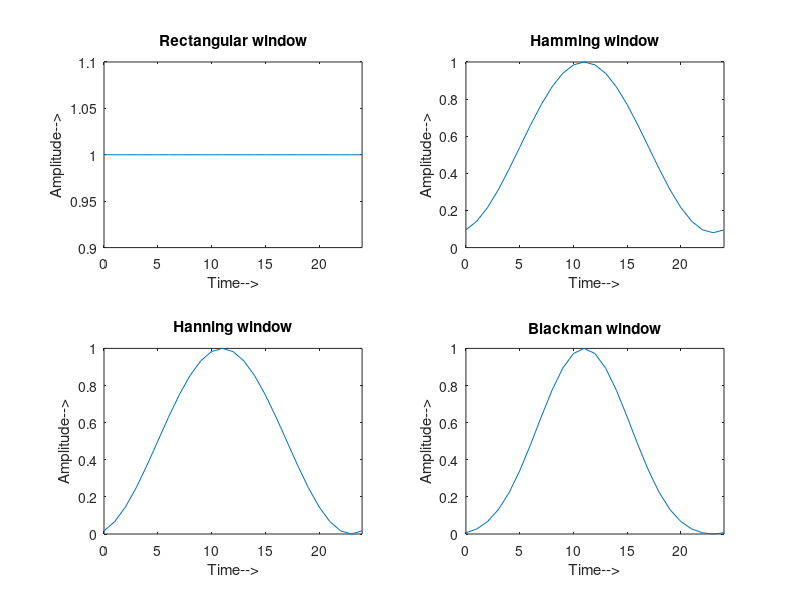
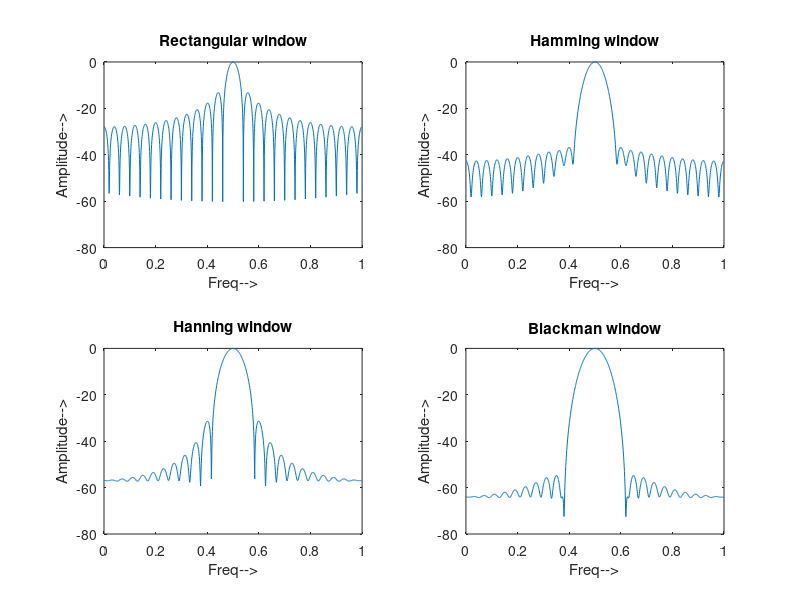

Source code (MATLAB) for these figures, in order:
clc
clear all
N = 25;
n=0:N-1;

for i=1:length(n)
    if(n(i)>=0)
        y(i) = 1;
    else 
        y(i) = 0;
    end
end
subplot(2,2,1);
plot(n,y);
title('Rectangular window');
xlabel('Time-->');
ylabel('Amplitude-->');
xlim([0,N-1]);

for i=1:length(n)
    h(i) = 0.54 -0.46*cos((2*pi*i)/(N-1));
end
subplot(2,2,2);
plot(n,h);
title('Hamming window');
xlabel('Time-->');
ylabel('Amplitude-->');
ylim([0,1]);
xlim([0,N-1]);
for i=1:length(n)
    hn(i) = 0.5*( 1-cos((2*pi*i)/(N-1)));
end
subplot(2,2,3);
plot(n,hn);
title('Hanning window');
xlabel('Time-->');
ylabel('Amplitude-->');
ylim([0,1]);
xlim([0,N-1]);
for i=1:length(n)
    bm(i) = 0.42 - (0.5*cos((2*pi*i)/(N-1))) + (0.08*cos((4*pi*i)/(N-1)));
end
subplot(2,2,4);
plot(n,bm);
title('Blackman window');
ylim([0,1]);
xlim([0,N-1]);
xlabel('Time-->');
ylabel('Amplitude-->');

p=1024;
xaxis = 0:1/p:(p-1)/p;
yf=fft(y,p);
fyaxis = abs(yf/max(yf));
q = 20*log10(fyaxis);
figure;
subplot(2,2,1);
plot(xaxis,fftshift(q));
title('Rectangular window');
xlabel('Freq-->');
ylabel('Amplitude-->');
ylim([-80,0]);

hf=fft(h,p);
fhaxis = abs(hf/max(hf));
qh = 20*log10(fhaxis);
subplot(2,2,2);
plot(xaxis,fftshift(qh));
title('Hamming window');
xlabel('Freq-->');
ylabel('Amplitude-->');
ylim([-80,0]);

hnf=fft(hn,p);
fhnaxis = abs(hnf/max(hnf));
qhn = 20*log10(fhnaxis);
subplot(2,2,3);
plot(xaxis,fftshift(qhn));
title('Hanning window');
xlabel('Freq-->');
ylabel('Amplitude-->');
ylim([-80,0]);

bmf=fft(bm,p);
fbmaxis = abs(bmf/max(bmf));
qbm = 20*log10(fbmaxis);
subplot(2,2,4);
plot(xaxis,fftshift(qbm));
title('Blackman window');
xlabel('Freq-->');
ylabel('Amplitude-->');
ylim([-80,0]);